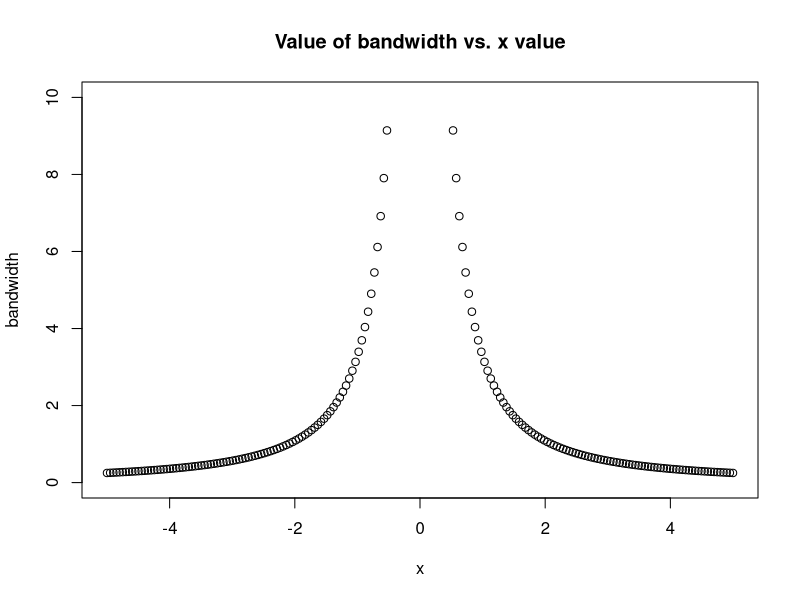
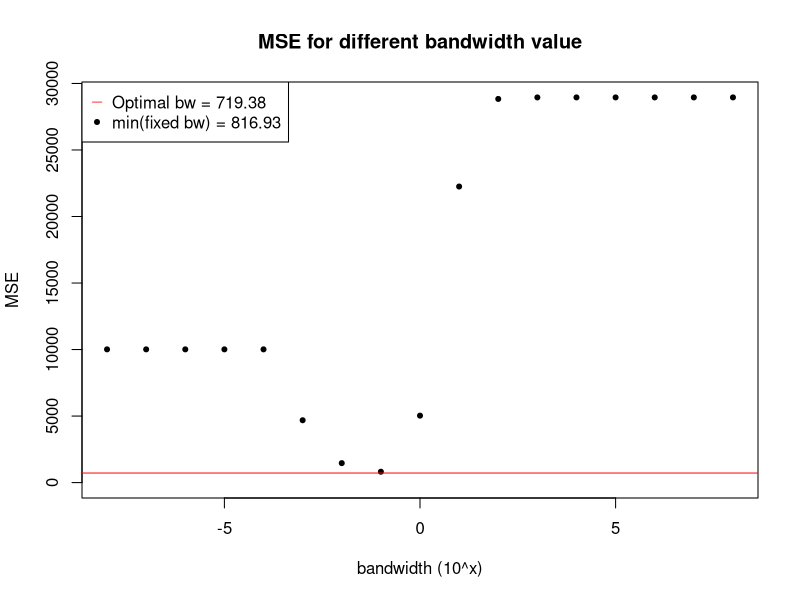
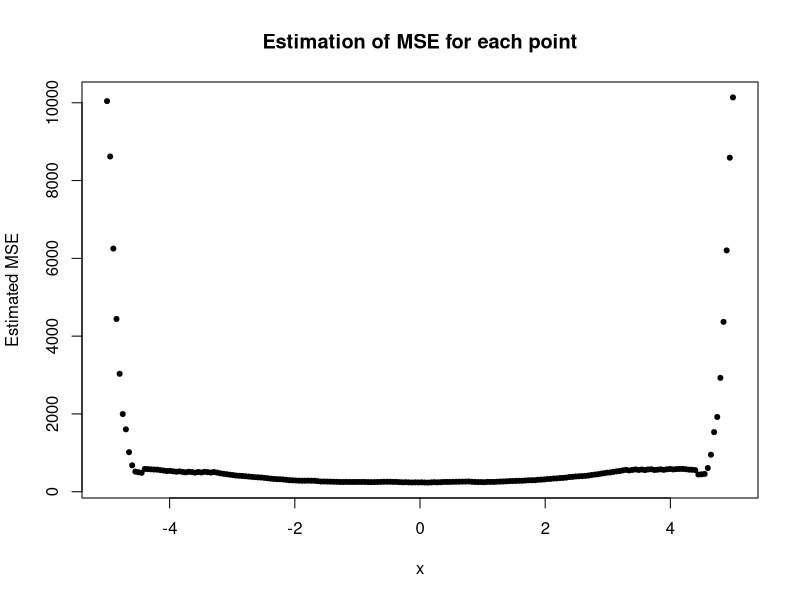

R code for these plots, in order:
# simularion for 1000 times
# plot MSE vs bandwidth of fix/optimal bandwidth
# plot MSE vs x at every point

##################### Function ##################################
# For fixed bandwidth (Gaussian kernel without window)
gauss.kernel2 = function(x, y,ind,b){
  k = exp(-((x[ind] - x)^2)/(2*b))*(1/sqrt(2*pi*b))
  yhat = sum(k*y)/sum(k)
  return(yhat)
}
gaussian.smooth2 = function(x,y,b){
  yhat = vector(length = length(y))
  for(i in 1:length(y)){
    yhat[i] = gauss.kernel2(x,y,i,b)
  }
  return(yhat)
}

# For adaptive bandwidth (Gaussian kernel with window) 
gauss.kernel = function(x, y,ind,b,win,proportion){
  b = max(b, 1e-6)
  ran = (max(range(x)) - min(range(x)))*proportion
  xfix = x[ind]
  ub =  min(xfix + win*b, xfix + ran/2) #upperbound
  lb =  max(xfix - win*b, xfix - ran/2) #lowerbound
  xnew = x[x >= lb & x <= ub]
  ynew = y[x >= lb & x <= ub]
  k = exp(-((xfix - xnew)^2)/(2*b))
  yhat = sum(k*ynew)/sum(k)
  return(yhat)
}
gaussian.smooth = function(x,y,b,win,proportion){
  yhat = vector(length = length(y))
  for(i in 1:length(y)){
    yhat[i] = gauss.kernel(x,y,i,b[i],win,proportion)  # adaptive bandwidth
  }
  return(yhat)
}


##################### Example ################################

win = 2
proportion = 0.2
x =  seq(-5,5,length.out = 200) 
u =  x^4+600
sd = 100
var = sd^2
#y = u + rnorm(length(u),0,sd)
n = length(x)
u2 = 12*x^2  #second derivative of u
b = (var/(2*sqrt(pi)*u2^2))^(2/5) #calculate optimal bandwidth

plot(x,b, ylim = c(0,10), ylab = "bandwidth", main = "Value of bandwidth vs. x value")

MSE_b = NULL
bandw = 10^(seq(-8,8,1))

SSE.true = matrix(rep(NA, 1000*n),nrow = 1000)
MSE_b = matrix(rep(NA, 1000*length(bandw)), nrow = 1000)
MSE = NULL
for (j in 1:1000) {
  set.seed(j)
  y = u + rnorm(length(u),0,sd)
  SSE = (gaussian.smooth(x,y,b, win, proportion ) - u)^2
  MSE[j] = mean(SSE)
  SSE.true[j,] = SSE
  for (i in 1:length(bandw)) {
    SSE_vec  = (gaussian.smooth2(x,y, rep( bandw[i], length(b))) - u)^2
    MSE_b[j,i] = mean(SSE_vec)
  }
}


plot(seq(-8,8,1), colMeans(MSE_b), type = "p", ylab = "MSE", xlab = "bandwidth (10^x)", ylim = c(0, max( colMeans(MSE_b) )), xlim = c(-8,8), pch=20, main = "MSE for different bandwidth value" )
abline(h = mean(MSE), col = "red") #MSE of optimal bandwidth
legend("topleft", pch = c(95, 20), legend = c("Optimal bw = 719.38", "min(fixed bw) = 816.93"), col = c("red", "black"))

plot(x, y = colMeans(SSE.true), pch = 20, ylab = "Estimated MSE", main = "Estimation of MSE for each point")

